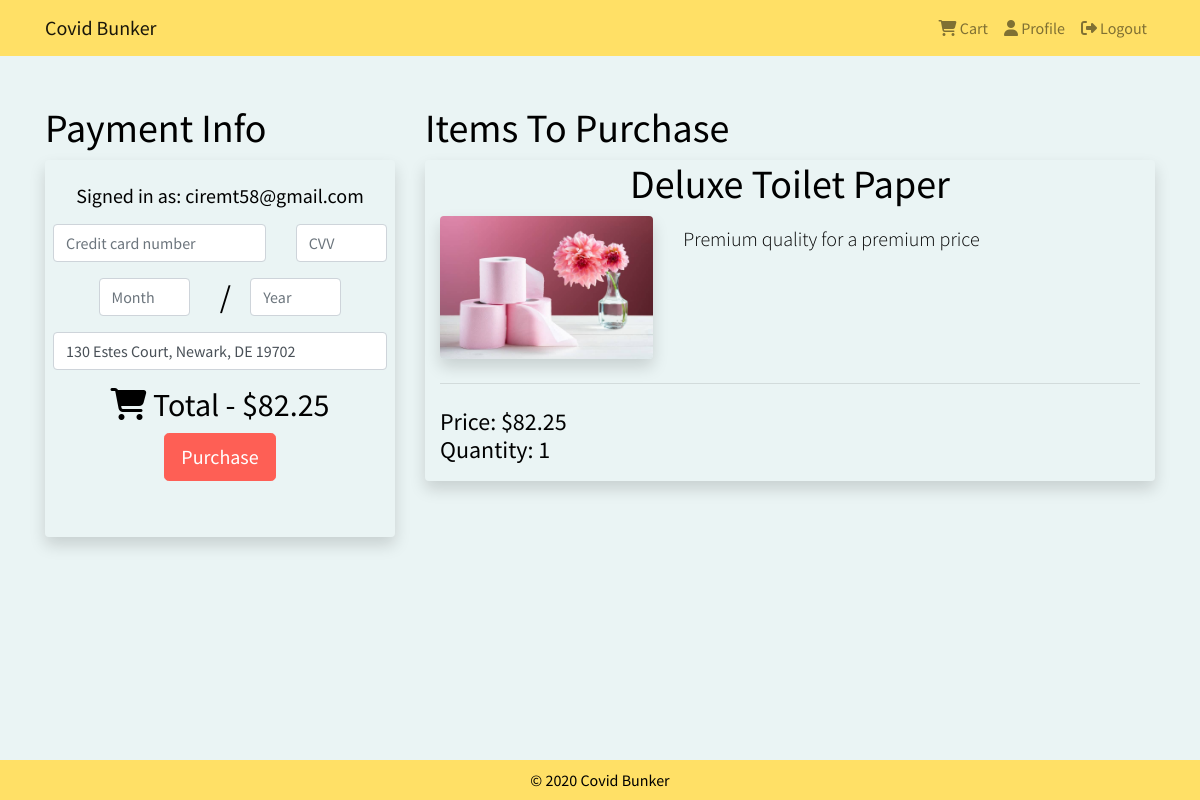
The page /checkout/5 (signed in) on the database its author committed.
### tables this page shows
CREATE TABLE "Users" (
	"UID"	TEXT NOT NULL,
	"isAdmin"	INTEGER NOT NULL,
	"Email"	TEXT NOT NULL,
	"Address"	TEXT NOT NULL,
	PRIMARY KEY("UID")
);

CREATE TABLE "Products" (
	"PID"	INTEGER,
	"Name"	TEXT NOT NULL,
	"Description"	TEXT,
	"Price"	REAL NOT NULL,
	"Qty"	INTEGER NOT NULL,
	"ImgURL"	TEXT NOT NULL,
	"Category"	TEXT,
	PRIMARY KEY("PID" AUTOINCREMENT)
);

### server.py (the view)
@app.route("/checkout/", methods=['GET'])
@app.route("/checkout/<int:PID>", methods=['GET'])
@app.route("/checkout/<int:PID>/<int:quantity>", methods=['GET'])
def checkout(PID=0, quantity=1):
    if session['signed_in'] == False:
        return redirect(url_for("login_get"))
    address = get_db().cursor().execute("select address from Users where uid = ?", (session['uid'],)).fetchone()[0]
    products = []
    total_price = 0.0
    if (PID == 0):
        products = get_cart()
        for p in products:
            total_price += p['price'] * p['quantity']
    else:
        conn = get_db()
        c = conn.cursor()
        product = c.execute('''
        SELECT * FROM Products WHERE PID=?;
        ''', (PID, )).fetchone()
        if (product is None or product==""):
            products = "" # no product was found
        else:
            product = map_product_query_result(product)
            total_price += product['price'] * quantity
            print(product['price'], product['quantity'])
            product['quantity']=quantity
            products.append(product)
    session['itemsPurchased'] = products
    session['purchaseCost'] = total_price
    return render_template("checkout.html", products=products, total_price=total_price, address=address)

### server.py (called while the page is built)
def get_db():
    db = getattr(g, '_database', None)
    if db is None:
        db = g._database = sqlite3.connect(dbpath)
    return db

@app.teardown_appcontext
def close_connection(exception):
    db = getattr(g, '_database', None)
    if db is not None:
        db.close()

def map_product_query_result(product):
    return {'id':product[0], 'name':product[1], 'description':product[2], 'price':product[3], 'quantity':product[4], 'img':product[5], 'category':product[6]}

### templates/checkout.html (shortened to what this page needs)
{% extends "base.html" %}
{% block logged_in %}
    {% if session.signed_in %}
        {{ super() }}
    {% endif %}
{% endblock %}
{% block content %}
<br>
<div class="container">
    <div class="row">
        <div class="col-lg-4 col-md-12 text-left pt-4 font-sm">
            <h1> Payment Info</h1>
            <div class="rounded shadow text-center pt-4 px-2">
		    <h5>Signed in as: {{session.email}}</h5>
                <form action="/checkout/" method="POST">
                    <div class="row py-2">
                        <div class="col-8">
                            <input class="form-control" id="ccn" placeholder="Credit card number" aria-label="Credit card number" type="text" name="ccn" required>
                        </div>
                        <div class="col-4">
                            <input class="form-control" id="cvv" placeholder="CVV" aria-label="CVV" type="text" name="cvv" size="2" required>
                        </div>
                    </div>
                    <div class="row py-2 justify-content-center">
                        <div class="col-4">
                            <input class="form-control" id="exp-month" placeholder="Month" aria-label="Month" type="text" name="exp-mon" size="2" required>
                        </div>
                        <div class="col-1 text-center">
                            <h2>/</h2>
                        </div>
                        <div class="col-4">
                            <input class="form-control" id="exp-year" placeholder="Year" aria-label="Year" type="text" name="exp-year" size="2" required>
                        </div>
                    </div>
                    <div class="row">
                        <div class="col-12">
                        	{% if address %}
              				<input class="form-control" id="address" placeholder="Shipping address" aria-label="Shipping address" type="text" name="address" size="35" value="{{address}}" required>
              			{% else %}
                			<input class="form-control" id="address" placeholder="Shipping address" aria-label="Shipping address" type="text" name="address" size="35" required>
              			{% endif %}
                        </div>
                    </div>
                    <div class="container"  id="bottom-checkout-btns">
                        <div class="row pt-3 pb-5">
                            <div class="col-12 text-center">
                                <h2 id="cart-icon-checkout-page"><i class="fas fa-shopping-cart"></i> Total -  {{ "$%.2f"|format(total_price) }}</h2>
                            </div>
                            <div class="col-12 text-center">
                                <input type="submit" class="btn btn-lg btn-danger mb-2" name="sub" value="Purchase">
                            </div>
                        </div>
                    </div>
                </form>
            </div>
        </div>
        <div class="col-lg-8 col-md-12 text-left pt-4">
            <h1> Items To Purchase</h1>
            {% if products %}
            {% for product in products %}
            <div class="container rounded shadow mb-4" id="{{ product.id }}">
                <h1 class="display-5 text-center">{{product.name}}</h1>
                <div class="row">
                    <div class="col-md-4 col-6">
                        <img src="/static/img/{{product.img}}" alt="{{product.name}}" class="img-fluid rounded shadow">
                    </div>
                    <div class="col-md-8 col-6 pt-2">
                        <p class="lead">{{product.description}} </p>
                    </div>
                </div>
                <hr class="my-4">
                <div class="row align-items-center">
                    <div class="col-sm-4 mr-auto pb-2">
                        <h4>
                            Price: {{ "$%.2f"|format(product.price) }}<br>
                            Quantity: {{product.quantity}}
                        </h4>
                    </div>
                </div>
            </div>
            {% endfor %}
            {% endif %}
        </div>
    </div>
</div>
{% endblock %}

### static/css/style.css (style rules this page uses)
html, body { height: 100%; width: 100%; margin: 0; padding: 0; font-family: 'Source Sans Pro', sans-serif; }
.bg-secondary { background-color: #eaf4f4 !important; }
.btn-danger { background-color: #fe5f55 ; border-color: #fe5f55 ; }

### rows shown on the page
Users: email "ciremt58@gmail.com", address "130 Estes Court, Newark, DE 19702"
Products: name "Deluxe Toilet Paper", img (picture), description "Premium quality for a premium price", price "$82.25", quantity "1"

### other values the page prints
{{ "$%.2f"|format(total_price) }} "$82.25"
